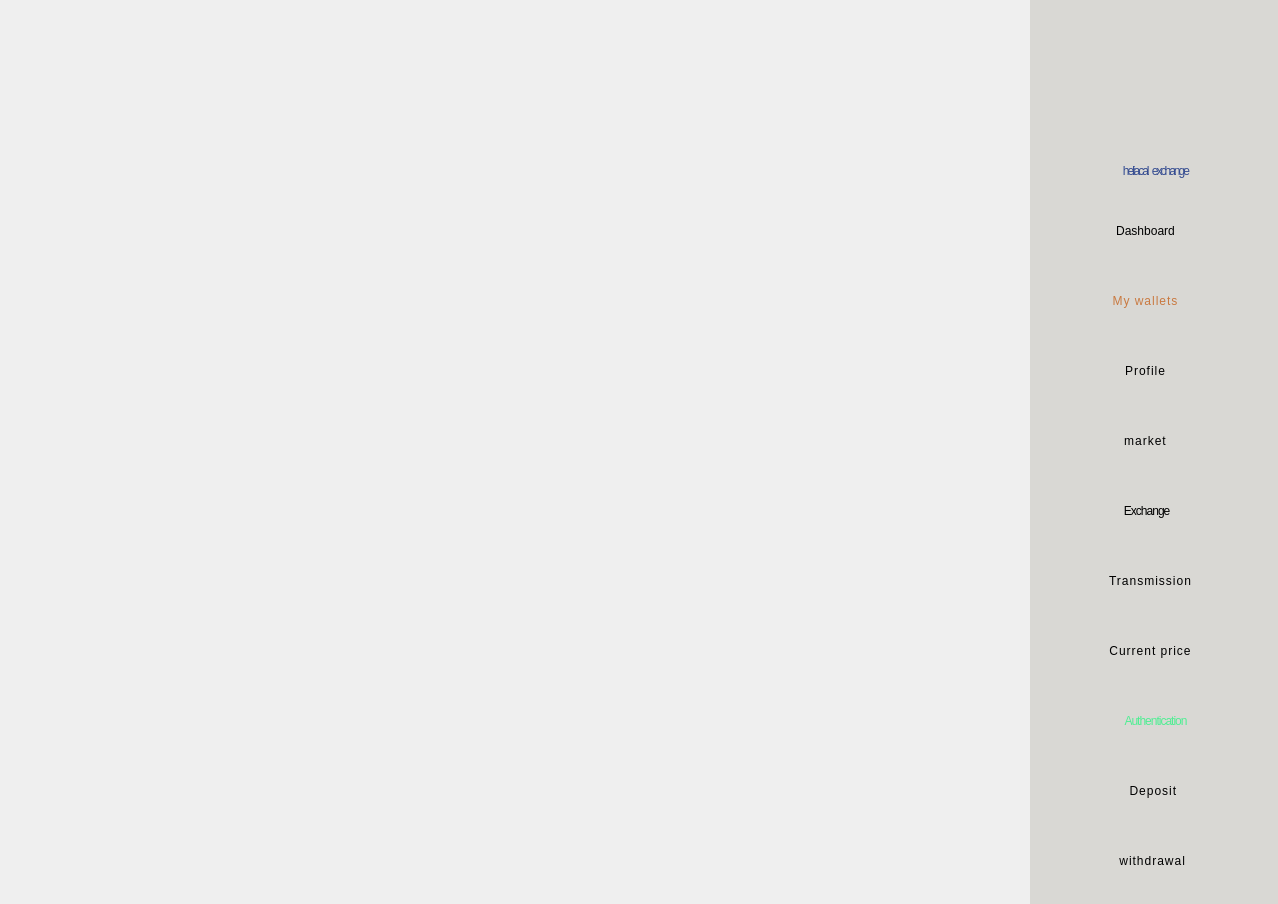
<?xml version="1.0" encoding="UTF-8"?>
<ui version="4.0">
 <class>Form</class>
 <widget class="QWidget" name="Form">
  <property name="geometry">
   <rect>
    <x>0</x>
    <y>0</y>
    <width>1278</width>
    <height>904</height>
   </rect>
  </property>
  <property name="minimumSize">
   <size>
    <width>1278</width>
    <height>904</height>
   </size>
  </property>
  <property name="maximumSize">
   <size>
    <width>1278</width>
    <height>904</height>
   </size>
  </property>
  <property name="windowTitle">
   <string>Form</string>
  </property>
  <widget class="QWidget" name="widget" native="true">
   <property name="geometry">
    <rect>
     <x>1030</x>
     <y>0</y>
     <width>251</width>
     <height>904</height>
    </rect>
   </property>
   <property name="styleSheet">
    <string notr="true">background-color:#d9d8d4  ;</string>
   </property>
   <widget class="QPushButton" name="Mywallets_btn">
    <property name="geometry">
     <rect>
      <x>30</x>
      <y>280</y>
      <width>171</width>
      <height>41</height>
     </rect>
    </property>
    <property name="cursor">
     <cursorShape>PointingHandCursor</cursorShape>
    </property>
    <property name="styleSheet">
     <string notr="true">border:none;
color: #c97940;
font: 28pt &quot;Bangers&quot;;
letter-spacing: 1px;</string>
    </property>
    <property name="text">
     <string>My wallets</string>
    </property>
   </widget>
   <widget class="QPushButton" name="Transmission_btn">
    <property name="geometry">
     <rect>
      <x>10</x>
      <y>560</y>
      <width>221</width>
      <height>41</height>
     </rect>
    </property>
    <property name="cursor">
     <cursorShape>PointingHandCursor</cursorShape>
    </property>
    <property name="styleSheet">
     <string notr="true">border:none;
color: rgb(0, 0, 0);
font: 28pt &quot;Bangers&quot;;
letter-spacing: 1px;</string>
    </property>
    <property name="text">
     <string>Transmission</string>
    </property>
   </widget>
   <widget class="QLabel" name="app_logo">
    <property name="enabled">
     <bool>true</bool>
    </property>
    <property name="geometry">
     <rect>
      <x>0</x>
      <y>0</y>
      <width>251</width>
      <height>151</height>
     </rect>
    </property>
    <property name="text">
     <string/>
    </property>
    <property name="pixmap">
     <pixmap>E:/Downloads/logo for a currency exchange named heliacal (1).png</pixmap>
    </property>
    <property name="scaledContents">
     <bool>true</bool>
    </property>
    <property name="indent">
     <number>-6</number>
    </property>
   </widget>
   <widget class="QPushButton" name="Dashboard_btn">
    <property name="geometry">
     <rect>
      <x>20</x>
      <y>210</y>
      <width>191</width>
      <height>41</height>
     </rect>
    </property>
    <property name="cursor">
     <cursorShape>PointingHandCursor</cursorShape>
    </property>
    <property name="styleSheet">
     <string notr="true">border:none;
font: 28pt &quot;Bangers&quot;;
color: rgb(0, 0, 0);

</string>
    </property>
    <property name="text">
     <string>Dashboard</string>
    </property>
   </widget>
   <widget class="QPushButton" name="Authentication_btn">
    <property name="geometry">
     <rect>
      <x>10</x>
      <y>700</y>
      <width>231</width>
      <height>41</height>
     </rect>
    </property>
    <property name="cursor">
     <cursorShape>PointingHandCursor</cursorShape>
    </property>
    <property name="styleSheet">
     <string notr="true">border:none;
color: #4fee93;
font: 28pt &quot;Bangers&quot;;
letter-spacing: -1px;</string>
    </property>
    <property name="text">
     <string>Authentication</string>
    </property>
   </widget>
   <widget class="QLabel" name="app_name">
    <property name="enabled">
     <bool>false</bool>
    </property>
    <property name="geometry">
     <rect>
      <x>0</x>
      <y>150</y>
      <width>251</width>
      <height>41</height>
     </rect>
    </property>
    <property name="styleSheet">
     <string notr="true">           border: none;  
color: #344b90;
background-color: #d9d8d4;
font: 22pt &quot;Rubik Wet Paint&quot;;
letter-spacing: -2px;
word-spacing: 3px;
</string>
    </property>
    <property name="text">
     <string>heliacal exchange</string>
    </property>
    <property name="alignment">
     <set>Qt::AlignmentFlag::AlignCenter</set>
    </property>
   </widget>
   <widget class="QPushButton" name="Profile_btn">
    <property name="geometry">
     <rect>
      <x>10</x>
      <y>350</y>
      <width>211</width>
      <height>41</height>
     </rect>
    </property>
    <property name="cursor">
     <cursorShape>PointingHandCursor</cursorShape>
    </property>
    <property name="styleSheet">
     <string notr="true">border:none;
color: rgb(0, 0, 0);
font: 28pt &quot;Bangers&quot;;
letter-spacing: 1px;</string>
    </property>
    <property name="text">
     <string>Profile</string>
    </property>
   </widget>
   <widget class="QPushButton" name="currentprice_btn">
    <property name="geometry">
     <rect>
      <x>10</x>
      <y>630</y>
      <width>221</width>
      <height>41</height>
     </rect>
    </property>
    <property name="cursor">
     <cursorShape>PointingHandCursor</cursorShape>
    </property>
    <property name="styleSheet">
     <string notr="true">border:none;
color: rgb(0, 0, 0);
font: 28pt &quot;Bangers&quot;;
letter-spacing: 1px;</string>
    </property>
    <property name="text">
     <string>Current price</string>
    </property>
   </widget>
   <widget class="QPushButton" name="deposit_btn">
    <property name="geometry">
     <rect>
      <x>40</x>
      <y>770</y>
      <width>171</width>
      <height>41</height>
     </rect>
    </property>
    <property name="cursor">
     <cursorShape>PointingHandCursor</cursorShape>
    </property>
    <property name="styleSheet">
     <string notr="true">border:none;
color: rgb(0, 0, 0);
font: 28pt &quot;Bangers&quot;;
letter-spacing: 1px;</string>
    </property>
    <property name="text">
     <string>Deposit </string>
    </property>
   </widget>
   <widget class="QPushButton" name="market_btn">
    <property name="geometry">
     <rect>
      <x>30</x>
      <y>420</y>
      <width>171</width>
      <height>41</height>
     </rect>
    </property>
    <property name="cursor">
     <cursorShape>PointingHandCursor</cursorShape>
    </property>
    <property name="styleSheet">
     <string notr="true">border:none;
color: rgb(0, 0, 0);
font: 28pt &quot;Bangers&quot;;
letter-spacing: 1px;</string>
    </property>
    <property name="text">
     <string>market</string>
    </property>
   </widget>
   <widget class="QPushButton" name="withdrawal_btn">
    <property name="geometry">
     <rect>
      <x>20</x>
      <y>840</y>
      <width>201</width>
      <height>41</height>
     </rect>
    </property>
    <property name="cursor">
     <cursorShape>PointingHandCursor</cursorShape>
    </property>
    <property name="styleSheet">
     <string notr="true">border:none;
color: rgb(0, 0, 0);
font: 28pt &quot;Bangers&quot;;
letter-spacing: 1px;</string>
    </property>
    <property name="text">
     <string> withdrawal</string>
    </property>
   </widget>
   <widget class="QPushButton" name="easyexchange_btn">
    <property name="geometry">
     <rect>
      <x>40</x>
      <y>490</y>
      <width>151</width>
      <height>41</height>
     </rect>
    </property>
    <property name="cursor">
     <cursorShape>PointingHandCursor</cursorShape>
    </property>
    <property name="styleSheet">
     <string notr="true">border:none;
color: rgb(0, 0, 0);
font: 28pt &quot;Bangers&quot;;
letter-spacing: -1px;</string>
    </property>
    <property name="text">
     <string> Exchange</string>
    </property>
   </widget>
  </widget>
 </widget>
 <resources/>
 <connections/>
</ui>
